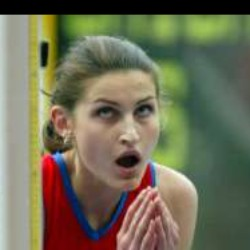
#> input picture Lab_4_AI/test_images/0AA0A2.jpg, 250 x 250 px
$ python -i validator.py   (imports and definitions only)
#> lines starting #> are read from the running program, lines starting #| are printed output that depends on the picture
import cv2
import os
import tkinter as tk
from tkinter import filedialog
import numpy as np


class PassportPhotoValidator:
    def __init__(self, photo_path):
#> called with photo_path = 'test_images/0AA0A2.jpg'
        self.photo = cv2.imread(photo_path)
#> self.photo is the input picture: shape (250, 250, 3); mean B, G, R 86.6, 110.3, 112.7
        self.gray_photo = cv2.cvtColor(self.photo, cv2.COLOR_BGR2GRAY)
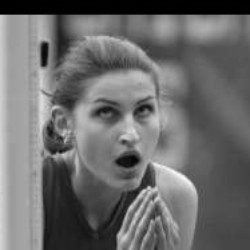
#> self.gray_photo: shape (250, 250); min 0, max 251, mean 108.3

    def is_color_photo(self):
        return not (self.gray_photo.std() < 1)

    def is_portrait_or_square(self):
        aspect_ratio = self.photo.shape[1] / self.photo.shape[0]
#> aspect_ratio = 1
        return 0.77 <= aspect_ratio <= 1.3

    def is_one_person(self):
        face_cascade = cv2.CascadeClassifier('haarcascade_frontalface_default.xml')
        faces = face_cascade.detectMultiScale(self.gray_photo, scaleFactor=1.3, minNeighbors=5)
#> faces = [[63, 62, 125, 125]]
        return len(faces) == 1

    def is_eyes_at_same_level(self):
        face_cascade = cv2.CascadeClassifier('haarcascade_frontalface_default.xml')
        faces = face_cascade.detectMultiScale(self.gray_photo, scaleFactor=1.3, minNeighbors=5)
#> faces = [[63, 62, 125, 125]]

        if len(faces) == 1:
            (x, y, w, h) = faces[0]
#> x = 63; y = 62; w = 125; h = 125

            # Get the region of interest for the eyes
            roi_gray = self.gray_photo[y:y + h, x:x + w]
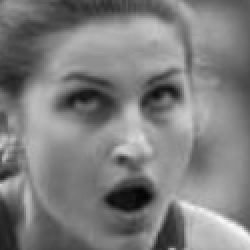
#> roi_gray: shape (125, 125) (shown 2 times larger); min 4, max 251, mean 126
            eyes_cascade = cv2.CascadeClassifier('haarcascade_eye.xml')
            eyes = eyes_cascade.detectMultiScale(roi_gray)
#> eyes = [[69, 35, 25, 25], [27, 36, 29, 29]]

            if len(eyes) == 2:
                # Check that the eyes are at the same level with a max error of 5 pixels
                y1 = eyes[0][1] + eyes[0][3] / 2
#> y1 = 47.5
                y2 = eyes[1][1] + eyes[1][3] / 2
#> y2 = 50.5
                return abs(y1 - y2) <= 5

        return False

    def is_head_area_valid(self):
        face_cascade = cv2.CascadeClassifier('haarcascade_frontalface_default.xml')
        faces = face_cascade.detectMultiScale(self.gray_photo, scaleFactor=1.3, minNeighbors=5)
#> faces = [[63, 62, 125, 125]]

        if len(faces) == 1:
            (x, y, w, h) = faces[0]
#> x = 63; y = 62; w = 125; h = 125

            # Calculate the area of the head
            head_area = w * h
#> head_area = 15625

            # Calculate the area of the photo
            photo_area = self.photo.shape[0] * self.photo.shape[1]
#> photo_area = 62500

            # Check that the head area is between 20% to 50% of the photo area
            return 0.2 * photo_area <= head_area <= 0.5 * photo_area

        return False

    def is_valid_passport_photo(self):
        return (self.is_color_photo() and self.is_portrait_or_square()
                and self.is_one_person() and self.is_eyes_at_same_level()
                and self.is_head_area_valid())

>>> result = PassportPhotoValidator('test_images/0AA0A2.jpg').is_valid_passport_photo()
#> result = True

$ run again, on Lab_4_AI/test_images/14A19C.jpg
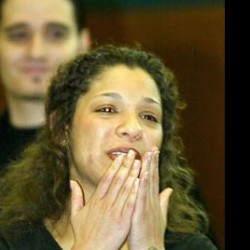
#> input picture Lab_4_AI/test_images/14A19C.jpg, 250 x 250 px
#> in __init__, self.photo is the input picture: shape (250, 250, 3); mean B, G, R 54, 88.8, 103.1
#> in __init__, `self.gray_photo = cv2.cvtColor(self.photo, cv2.COLOR_BGR2GRAY)`:
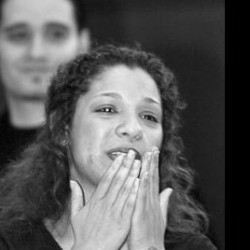
#> self.gray_photo: shape (250, 250); min 0, max 245, mean 89.1
#> aspect_ratio = 1
#> in is_one_person, `faces = face_cascade.detectMultiScale(self.gray_photo, scaleFactor=1.3..`: faces = [[71, 69, 113, 113]]
#> x = 71; y = 69; w = 113
#> in is_eyes_at_same_level, `roi_gray = self.gray_photo[y:y + h, x:x + w]`:
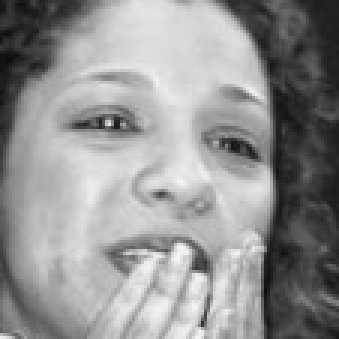
#> roi_gray: shape (113, 113) (shown 3 times larger); min 12, max 245, mean 146.6
#> eyes = [[65, 38, 22, 22], [35, 52, 22, 22], [18, 24, 33, 33]]

$ run again, on Lab_4_AI/test_images/27DAC4.jpg
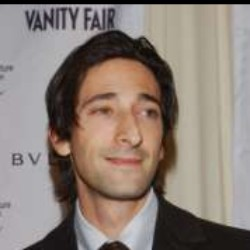
#> input picture Lab_4_AI/test_images/27DAC4.jpg, 250 x 250 px
#> in __init__, self.photo is the input picture: shape (250, 250, 3); mean B, G, R 119, 127.3, 140.1
#> in __init__, `self.gray_photo = cv2.cvtColor(self.photo, cv2.COLOR_BGR2GRAY)`:
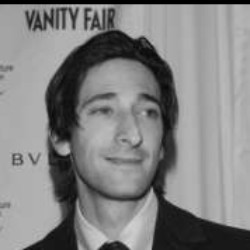
#> self.gray_photo: shape (250, 250); min 0, max 214, mean 130.2
#> aspect_ratio = 1
#> in is_one_person, `faces = face_cascade.detectMultiScale(self.gray_photo, scaleFactor=1.3..`: faces = [[67, 69, 114, 114]]
#> in is_eyes_at_same_level, `(x, y, w, h) = faces[0]`: x = 67; y = 69; w = 114
#> in is_eyes_at_same_level, `roi_gray = self.gray_photo[y:y + h, x:x + w]`:
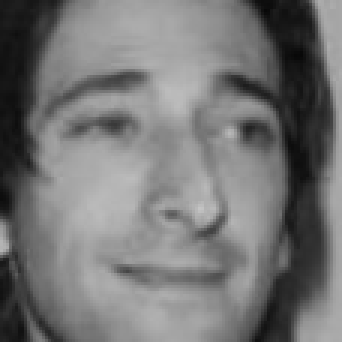
#> roi_gray: shape (114, 114) (shown 3 times larger); min 8, max 196, mean 117
#> eyes = [[19, 26, 31, 31], [67, 30, 29, 29]]
#> y1 = 41.5
#> y2 = 44.5
#> in is_head_area_valid, `faces = face_cascade.detectMultiScale(self.gray_photo, scaleFactor=1.3..`: faces = [[67, 69, 114, 114]]
#> in is_head_area_valid, `(x, y, w, h) = faces[0]`: x = 67; y = 69; w = 114
#> head_area = 12996
#> result = True

$ run again, on Lab_4_AI/test_images/2FC4FD.jpg
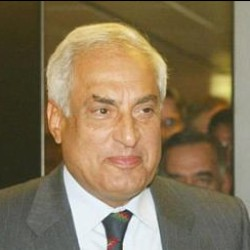
#> input picture Lab_4_AI/test_images/2FC4FD.jpg, 250 x 250 px
#> in __init__, self.photo is the input picture: shape (250, 250, 3); mean B, G, R 86.2, 115.2, 132.3
#> in __init__, `self.gray_photo = cv2.cvtColor(self.photo, cv2.COLOR_BGR2GRAY)`:
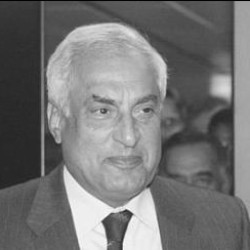
#> self.gray_photo: shape (250, 250); min 1, max 251, mean 117
#> aspect_ratio = 1
#> faces = [[148, 148, 80, 80], [67, 67, 118, 118]]
#> result = False
